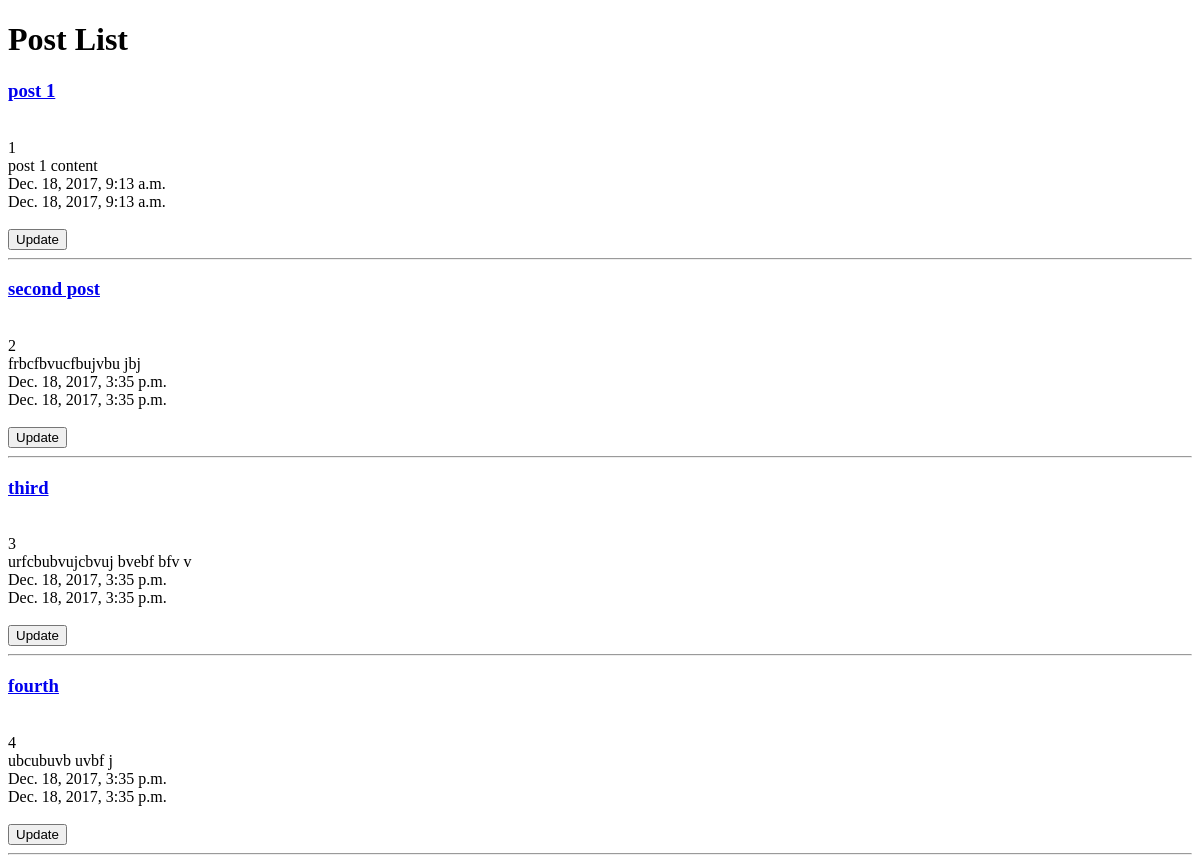
The app's page /posts/, older data.
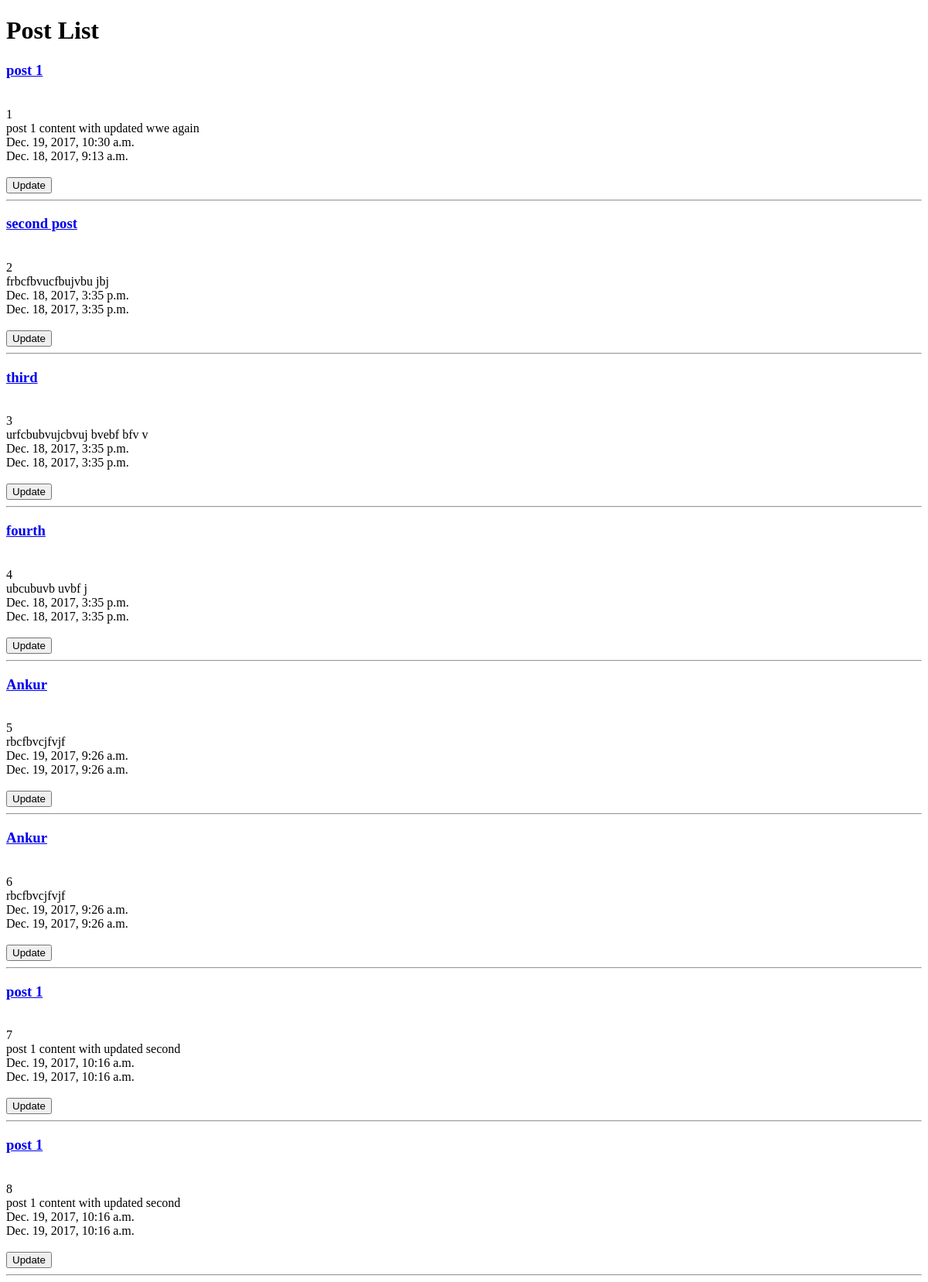
The same page, newer data.
### blog/models.py (models this page shows, shortened)
class post(models.Model):
    title = models.CharField(max_length=150)
    post_content =  models.TextField()
    updated = models.DateTimeField(auto_now= True, auto_now_add= False)
    timestamp = models.DateTimeField(auto_now= False, auto_now_add= True)

### blog/views.py (the view)
def post_list(request):
    posts = post.objects.all()
    context_data={
        'posts_list': posts
    }
    return render(request, "blog/post_list.html", context_data)

### blog/templates/blog/post_list.html (shortened to what this page needs)
<!DOCTYPE html>
<html lang="en">
<head>
</head>
<body>
<h1>
   Post List
</h1>
{% for post in posts_list %}
    <h3>
        <a href="{% url 'blog:post_detail' id=post.id %}">
           {{ post.title }}
        </a>
    </h3>
    <br>
    {{ post.id }}
    <br>
    {{ post.post_content }}
    <br>
    {{ post.updated }}
    <br>
    {{ post.timestamp }}
    <br>
    <br>
    <a href="{% url 'blog:post_update' id=post.id %}">
        <button>
            Update
        </button>
    </a>
    <hr>
{% endfor %}
</body>
</html>

Row changes from the older to the newer data that the page shows:
changed post id 1: post_content "post 1 content" → "post 1 content with updated wwe again"; updated "Dec. 18, 2017, 9:13 a.m." → "Dec. 19, 2017, 10:30 a.m."
added post: title "Ankur", id "5", post_content "rbcfbvcjfvjf", updated "Dec. 19, 2017, 9:26 a.m.", timestamp "Dec. 19, 2017, 9:26 a.m."
added post: title "Ankur", id "6", post_content "rbcfbvcjfvjf", updated "Dec. 19, 2017, 9:26 a.m.", timestamp "Dec. 19, 2017, 9:26 a.m."
added post: title "post 1", id "7", post_content "post 1 content with updated second", updated "Dec. 19, 2017, 10:16 a.m.", timestamp "Dec. 19, 2017, 10:16 a.m."
added post: title "post 1", id "8", post_content "post 1 content with updated second", updated "Dec. 19, 2017, 10:16 a.m.", timestamp "Dec. 19, 2017, 10:16 a.m."
